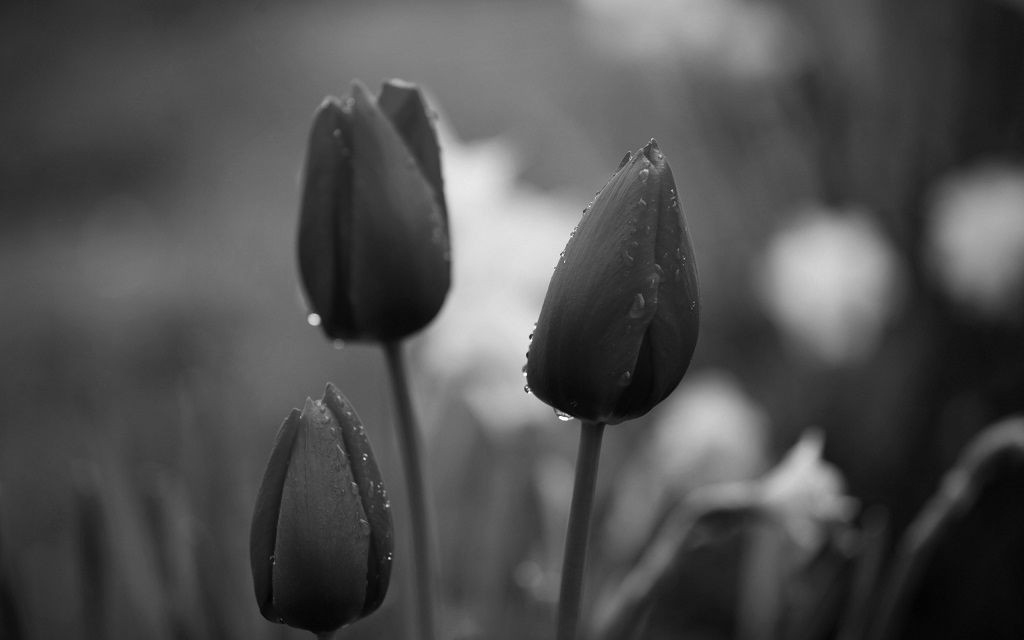
#> input picture Homework 1/image1.jpg, 1024 x 640 px
$ python homework-1.py
#> lines starting #> are read from the running program, lines starting #| are printed output that depends on the picture; after the words box and inside, x2 and y2 are one past the last pixel; in counts of white or black regions, pixels touching at a corner belong together
import cv2
import matplotlib.pyplot as plt
import matplotlib as mpl

image = cv2.imread("image1.jpg", 0)
#> image is the input picture: shape (640, 1024); min 0, max 255, mean 79.4

image_5 = cv2.bitwise_and(image, 0b11111000)
image_4 = cv2.bitwise_and(image, 0b11110000)
image_3 = cv2.bitwise_and(image, 0b11100000)
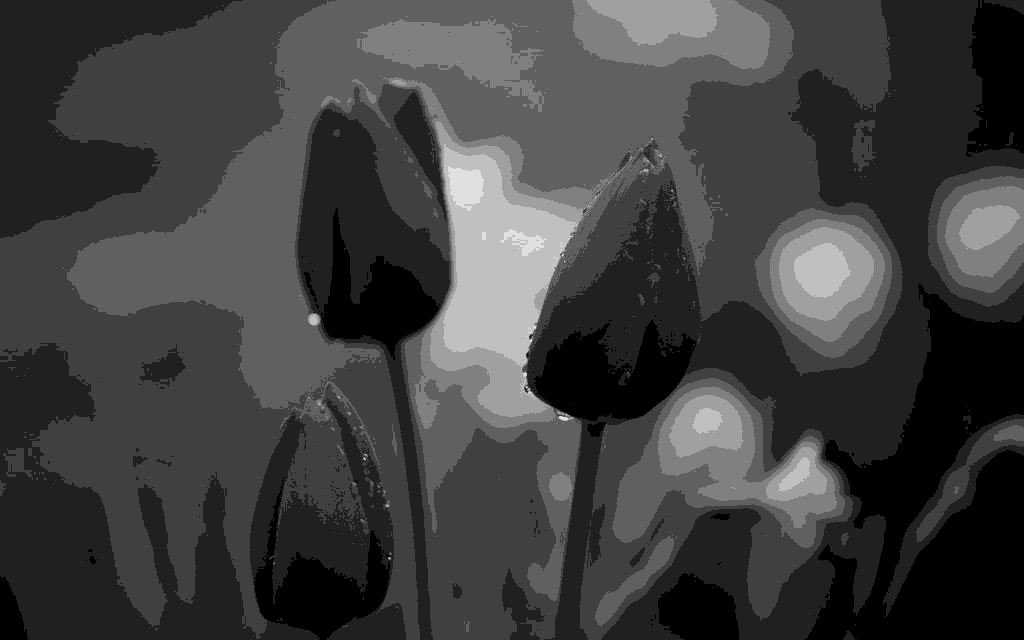
#> image_3: shape (640, 1024); min 0, max 224, mean 63.4
image_2 = cv2.bitwise_and(image, 0b11000000)
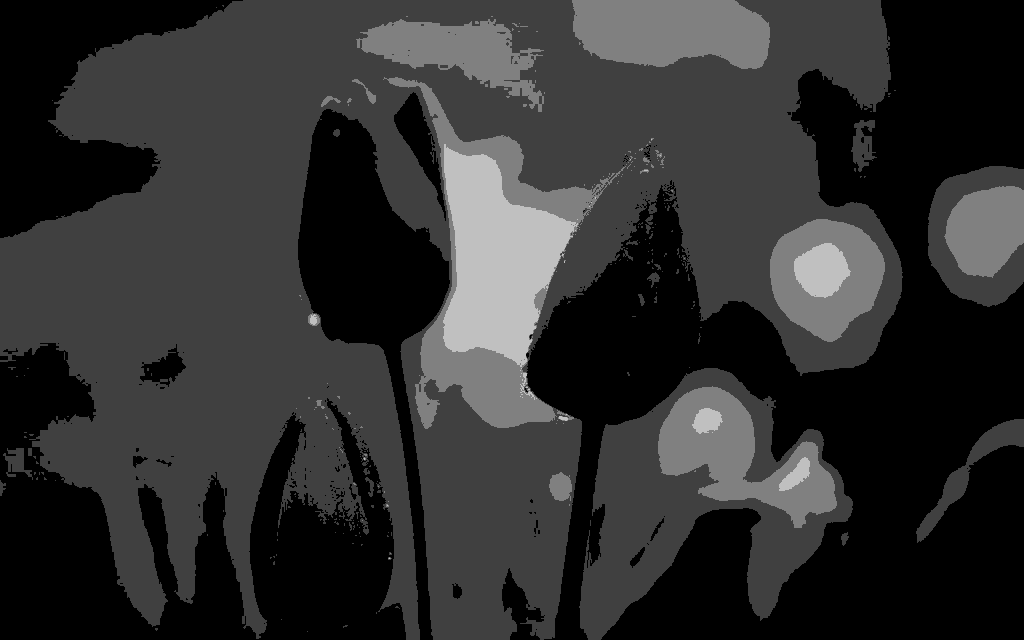
#> image_2: shape (640, 1024); min 0, max 192, mean 47.6
image_1 = cv2.bitwise_and(image, 0b10000000)
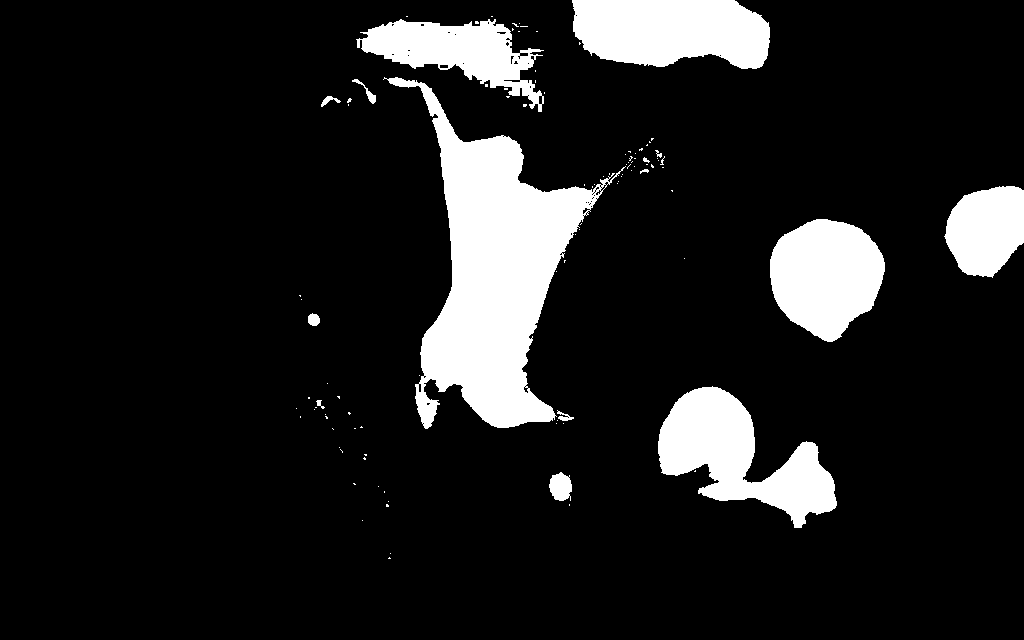
#> image_1: shape (640, 1024); values 0 (black) and 128 (white), 12.1% white; 104 white regions (89 under 20 px), largest, box (x1, y1, x2, y2) and area: (383, 77, 626, 429) 30889, (658, 386, 837, 528) 12018, (572, 0, 770, 69) 11362

images_dict = {"5 bits": image_5,
               "4 bits": image_4,
               "3 bits": image_3,
               "2 bits": image_2,
               "1 bits": image_1}

fig = plt.figure()
spec = mpl.gridspec.GridSpec(ncols=6, nrows=2)

ax1 = fig.add_subplot(spec[0, 0:2])
ax2 = fig.add_subplot(spec[0, 2:4])
ax3 = fig.add_subplot(spec[0, 4:])
ax4 = fig.add_subplot(spec[1, 1:3])
ax5 = fig.add_subplot(spec[1, 3:5])
axs = [ax1, ax2, ax3, ax4, ax5]

for i, (key, value) in enumerate(images_dict.items()):
    axs[i].imshow(value, cmap='gray', interpolation='bicubic')
    axs[i].set_title(key)
    axs[i].axis('off')
#> this loop made 5 passes
#> key on passes 1 to 5: '5 bits', '4 bits', '3 bits', '2 bits', '1 bits'
plt.savefig('output.jpg', bbox_inches='tight')
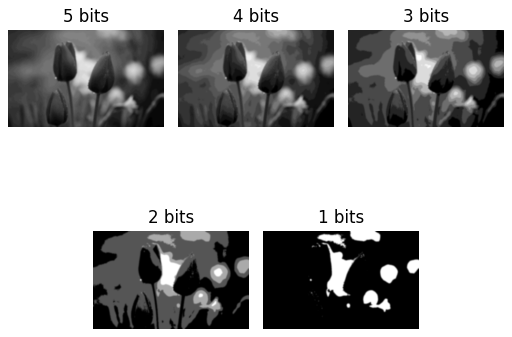
#> figure drawn by matplotlib, 5 panels
fig.show()
